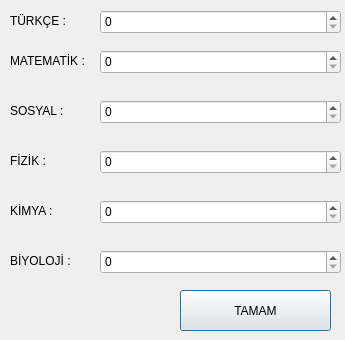
<?xml version="1.0" encoding="UTF-8"?>
<ui version="4.0">
 <class>Dialog</class>
 <widget class="QDialog" name="Dialog">
  <property name="geometry">
   <rect>
    <x>0</x>
    <y>0</y>
    <width>345</width>
    <height>340</height>
   </rect>
  </property>
  <property name="windowTitle">
   <string>Dialog</string>
  </property>
  <widget class="QLabel" name="label">
   <property name="geometry">
    <rect>
     <x>10</x>
     <y>10</y>
     <width>61</width>
     <height>21</height>
    </rect>
   </property>
   <property name="text">
    <string>TÜRKÇE :</string>
   </property>
  </widget>
  <widget class="QSpinBox" name="spinBoxTurkce">
   <property name="geometry">
    <rect>
     <x>100</x>
     <y>10</y>
     <width>241</width>
     <height>24</height>
    </rect>
   </property>
  </widget>
  <widget class="QLabel" name="label_2">
   <property name="geometry">
    <rect>
     <x>10</x>
     <y>50</y>
     <width>91</width>
     <height>21</height>
    </rect>
   </property>
   <property name="text">
    <string>MATEMATİK :</string>
   </property>
  </widget>
  <widget class="QSpinBox" name="spinBoxMatematik">
   <property name="geometry">
    <rect>
     <x>100</x>
     <y>50</y>
     <width>241</width>
     <height>24</height>
    </rect>
   </property>
  </widget>
  <widget class="QLabel" name="label_3">
   <property name="geometry">
    <rect>
     <x>10</x>
     <y>100</y>
     <width>91</width>
     <height>21</height>
    </rect>
   </property>
   <property name="text">
    <string>SOSYAL :</string>
   </property>
  </widget>
  <widget class="QSpinBox" name="spinBoxSosyal">
   <property name="geometry">
    <rect>
     <x>100</x>
     <y>100</y>
     <width>241</width>
     <height>24</height>
    </rect>
   </property>
  </widget>
  <widget class="QLabel" name="label_4">
   <property name="geometry">
    <rect>
     <x>10</x>
     <y>150</y>
     <width>91</width>
     <height>21</height>
    </rect>
   </property>
   <property name="text">
    <string>FİZİK :</string>
   </property>
  </widget>
  <widget class="QSpinBox" name="spinBoxFizik">
   <property name="geometry">
    <rect>
     <x>100</x>
     <y>150</y>
     <width>241</width>
     <height>24</height>
    </rect>
   </property>
  </widget>
  <widget class="QLabel" name="label_5">
   <property name="geometry">
    <rect>
     <x>10</x>
     <y>200</y>
     <width>91</width>
     <height>21</height>
    </rect>
   </property>
   <property name="text">
    <string>KİMYA :</string>
   </property>
  </widget>
  <widget class="QSpinBox" name="spinBoxKimya">
   <property name="geometry">
    <rect>
     <x>100</x>
     <y>200</y>
     <width>241</width>
     <height>24</height>
    </rect>
   </property>
  </widget>
  <widget class="QLabel" name="label_6">
   <property name="geometry">
    <rect>
     <x>10</x>
     <y>250</y>
     <width>91</width>
     <height>21</height>
    </rect>
   </property>
   <property name="text">
    <string>BİYOLOJİ :</string>
   </property>
  </widget>
  <widget class="QSpinBox" name="spinBoxBiyoloji">
   <property name="geometry">
    <rect>
     <x>100</x>
     <y>250</y>
     <width>241</width>
     <height>24</height>
    </rect>
   </property>
  </widget>
  <widget class="QPushButton" name="pushButtonTamam">
   <property name="geometry">
    <rect>
     <x>180</x>
     <y>290</y>
     <width>151</width>
     <height>41</height>
    </rect>
   </property>
   <property name="text">
    <string>TAMAM</string>
   </property>
  </widget>
 </widget>
 <resources/>
 <connections/>
</ui>
